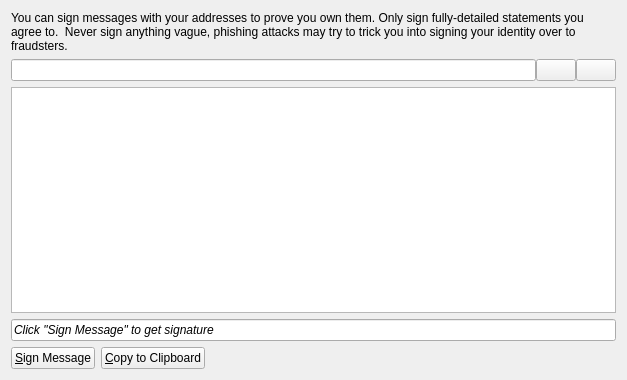
<?xml version="1.0" encoding="UTF-8"?>
<ui version="4.0">
 <class>MessagePage</class>
 <widget class="QWidget" name="MessagePage">
  <property name="geometry">
   <rect>
    <x>0</x>
    <y>0</y>
    <width>627</width>
    <height>380</height>
   </rect>
  </property>
  <property name="windowTitle">
   <string>Message</string>
  </property>
  <layout class="QVBoxLayout" name="verticalLayout">
   <item>
    <widget class="QLabel" name="labelExplanation">
     <property name="text">
      <string>You can sign messages with your addresses to prove you own them. Only sign fully-detailed statements you agree to.  Never sign anything vague, phishing attacks may try to trick you into signing your identity over to fraudsters. </string>
     </property>
     <property name="textFormat">
      <enum>Qt::AutoText</enum>
     </property>
     <property name="wordWrap">
      <bool>true</bool>
     </property>
    </widget>
   </item>
   <item>
    <layout class="QHBoxLayout" name="horizontalLayout_3">
     <property name="spacing">
      <number>0</number>
     </property>
     <item>
      <widget class="QValidatedLineEdit" name="signFrom">
       <property name="toolTip">
        <string>The address to sign the message with  (e.g. 1NS17iag9jJgTHD1VXjvLCEnZuQ3rJDE9L)</string>
       </property>
       <property name="maxLength">
        <number>34</number>
       </property>
      </widget>
     </item>
     <item>
      <widget class="QPushButton" name="addressBookButton">
       <property name="toolTip">
        <string>Choose adress from address book</string>
       </property>
       <property name="text">
        <string/>
       </property>
       <property name="icon">
        <iconset resource="../bitcoin.qrc">
         <normaloff>:/icons/address-book</normaloff>:/icons/address-book</iconset>
       </property>
       <property name="shortcut">
        <string>Alt+A</string>
       </property>
       <property name="autoDefault">
        <bool>false</bool>
       </property>
       <property name="flat">
        <bool>false</bool>
       </property>
      </widget>
     </item>
     <item>
      <widget class="QPushButton" name="pasteButton">
       <property name="toolTip">
        <string>Paste address from clipboard</string>
       </property>
       <property name="text">
        <string/>
       </property>
       <property name="icon">
        <iconset resource="../bitcoin.qrc">
         <normaloff>:/icons/editpaste</normaloff>:/icons/editpaste</iconset>
       </property>
       <property name="shortcut">
        <string>Alt+P</string>
       </property>
       <property name="autoDefault">
        <bool>false</bool>
       </property>
      </widget>
     </item>
    </layout>
   </item>
   <item>
    <widget class="QPlainTextEdit" name="message">
     <property name="toolTip">
      <string>Enter the message you want to sign here</string>
     </property>
    </widget>
   </item>
   <item>
    <widget class="QLineEdit" name="signature">
     <property name="font">
      <font>
       <italic>true</italic>
      </font>
     </property>
     <property name="text">
      <string>Click &quot;Sign Message&quot; to get signature</string>
     </property>
     <property name="readOnly">
      <bool>true</bool>
     </property>
    </widget>
   </item>
   <item>
    <layout class="QHBoxLayout" name="horizontalLayout">
     <item>
      <widget class="QPushButton" name="signMessage">
       <property name="toolTip">
        <string>Sign a message to prove you own this address</string>
       </property>
       <property name="text">
        <string>&amp;Sign Message</string>
       </property>
       <property name="icon">
        <iconset resource="../bitcoin.qrc">
         <normaloff>:/icons/edit</normaloff>:/icons/edit</iconset>
       </property>
      </widget>
     </item>
     <item>
      <widget class="QPushButton" name="copyToClipboard">
       <property name="toolTip">
        <string>Copy the current signature to the system clipboard</string>
       </property>
       <property name="text">
        <string>&amp;Copy to Clipboard</string>
       </property>
       <property name="icon">
        <iconset resource="../bitcoin.qrc">
         <normaloff>:/icons/editcopy</normaloff>:/icons/editcopy</iconset>
       </property>
      </widget>
     </item>
     <item>
      <spacer name="horizontalSpacer">
       <property name="orientation">
        <enum>Qt::Horizontal</enum>
       </property>
       <property name="sizeHint" stdset="0">
        <size>
         <width>40</width>
         <height>20</height>
        </size>
       </property>
      </spacer>
     </item>
    </layout>
   </item>
  </layout>
 </widget>
 <customwidgets>
  <customwidget>
   <class>QValidatedLineEdit</class>
   <extends>QLineEdit</extends>
   <header>qvalidatedlineedit.h</header>
  </customwidget>
 </customwidgets>
 <resources>
  <include location="../bitcoin.qrc"/>
 </resources>
 <connections/>
</ui>
